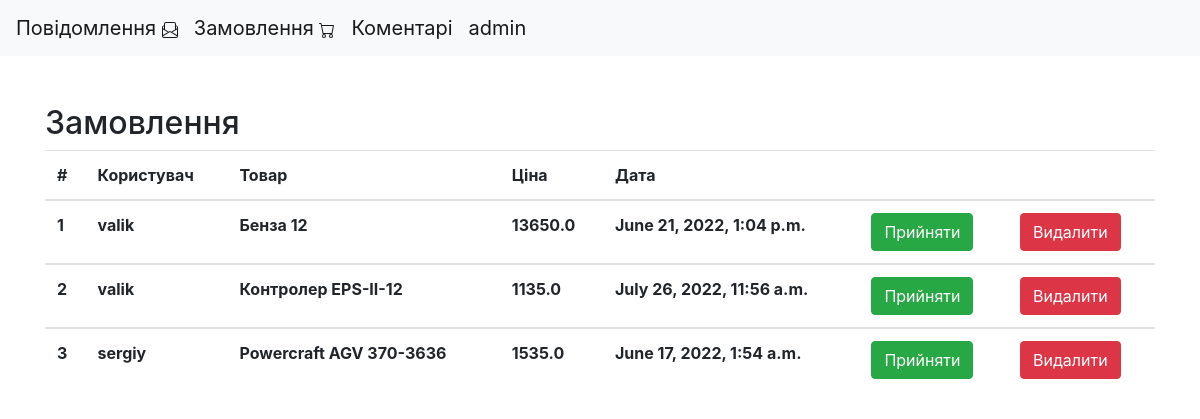
/order/ (signed in), run on the app's committed database.
### app/models.py (models this page shows, shortened)
class Order(models.Model):
	user = models.ForeignKey(User, on_delete=models.DO_NOTHING)
	name = models.CharField(max_length=200, verbose_name='назва')
	price = models.FloatField(default=0)
	created = models.DateTimeField("Додано", default=timezone.now)
	class Meta:
		ordering = ('user' ,'created')
		verbose_name = 'Замовлення'
		verbose_name_plural = 'Замовлення'

### app/views.py (the view)
# urls.py: path('order/', views.admin_order, name='admin_order'),
def admin_order(request):
	if request.user.is_superuser:
		service = Service.objects.all()
		order = Order.objects.all()
		return render(request, 'app/admin_order.html', {'service': service, 'order': order})
	else:
		return redirect('/profile')

### app/templates/app/admin_order.html (shortened to what this page needs)
{% extends 'app/admin_mail.html' %}
{% block main %}
<div class="container mt-5">
{% if order %}
<h2>Замовлення</h2>
<table class="table">
  <thead>
	  <tr>
      <th scope="col">#</th>
      <th scope="col">Користувач</th>
      <th scope="col">Товар</th>
      <th scope="col">Ціна</th>
      <th scope="col">Дата</th>
      <th></th>
      <th></th>
    </tr>
  </thead>
    {% for orders in order %}
  <tbody>
    <tr>
    <th scope="row">{{ forloop.counter }}</th>
  	<th scope="row">{{ orders.user }}</th>
  	<th scope="row">{{ orders.name }}</th>
  	<th scope="row">{{ orders.price }}</th>
  	<th scope="row">{{ orders.created }}</th>
  	<th><a href="{% url 'station:order_accept' orders.id %}" class="btn btn-success">Прийняти</a></th>
    <th>
    <form action="{% url 'station:order_delete' orders.id %}">
        <input type="submit" class="btn btn-danger" value="Видалити"
          onclick="return confirm('Видалити замовлення користувача {{ orders.user }}?')"/>
    </form>
    </th>
    </tr>
    {% endfor %}
  </tbody>
</table>
{% else %}
<h2>Замовлень немає</h2>
{% endif %}
</div>
{% endblock main %}

### app/templates/app/admin_mail.html (shortened to what this page needs)
<!DOCTYPE html>
<html>
<head>
  <link rel="stylesheet" href="https://cdn.jsdelivr.net/npm/bootstrap@4.3.1/dist/css/bootstrap.min.css">
</head>
<body>
{% block nav %}
<nav class="navbar navbar-expand-lg navbar-light bg-light">
  <a class="navbar-brand" href="{% url 'station:admin_mail'%}">
  Повідомлення
  </a>
  <a class="navbar-brand" href="{% url 'station:admin_order'%}">Замовлення
</a>
  <a class="navbar-brand" href="{% url 'station:comment'%}">Коментарі</a>
  <a class="navbar-brand" href="{% url 'station:profile'%}">{{ user}}</a>
</nav>
{% endblock nav %}
{% block main %}{% endblock main %}
</body>
</html>

### data on the page
Order: user "valik", name "Бенза 12", price "13650.0", created "June 21, 2022, 1:04 p.m."
Order: user "valik", name "Контролер EPS-II-12", price "1135.0", created "July 26, 2022, 11:56 a.m."
Order: user "sergiy", name "Powercraft AGV 370-3636", price "1535.0", created "June 17, 2022, 1:54 a.m."

### other printed values
{{ user }} "admin"
